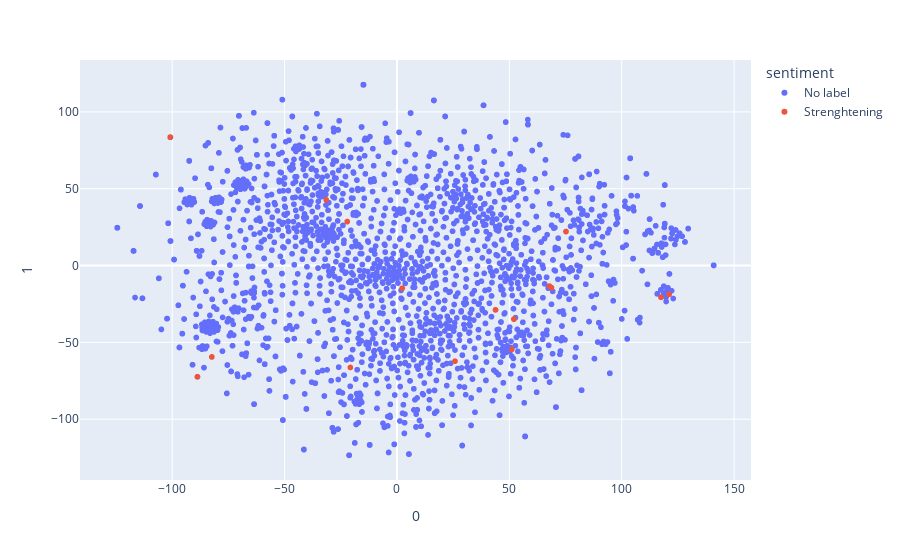

The notebook cell this image was saved under:
### Code cell
df = get_tsne_results(all_words_ft)
df["sentiment"] = df["sentiment"].fillna("No label")
df["sentiment"] = df["sentiment"].replace("Wzmacnianie", "Strenghtening")
fig = px.scatter(df, x=0, y=1, hover_data=df.columns, color="sentiment")
fig.show()

### Figure 1 — Plotly figure (JSON) as saved in the notebook; plotly's stock layout.template omitted (floating-point values rounded to 4 significant figures; data arrays with more than 128 entries replaced by an {"elided": "..."} marker saying what was removed)
{"data": [{"customdata": {"elided": "3303x2 str values"}, "hovertemplate": "sentiment=%{customdata[1]}<br>0=%{x}<br>1=%{y}<br>label=%{customdata[0]}<extra></extra>", "legendgroup": "No label", "marker": {"color": "#636efa", "symbol": "circle"}, "mode": "markers", "name": "No label", "showlegend": true, "type": "scattergl", "x": {"elided": "3303 float values"}, "xaxis": "x", "y": {"elided": "3303 float values"}, "yaxis": "y"}, {"customdata": [["by", "Strenghtening"], ["kto", "Strenghtening"], ["\"", "Strenghtening"], ["odbiorcow", "Strenghtening"], ["\"", "Strenghtening"], ["człowiek", "Strenghtening"], ["kojarzyć", "Strenghtening"], ["seks", "Strenghtening"], ["dziwić", "Strenghtening"], ["fakt", "Strenghtening"], ["zdrajca", "Strenghtening"], ["faszysty", "Strenghtening"], ["Ryju", "Strenghtening"], ["krystyna", "Strenghtening"], ["krystyna", "Strenghtening"], ["but", "Strenghtening"], ["dziwić", "Strenghtening"], ["zdrajca", "Strenghtening"], ["faszysty", "Strenghtening"]], "hovertemplate": "sentiment=%{customdata[1]}<br>0=%{x}<br>1=%{y}<br>label=%{customdata[0]}<extra></extra>", "legendgroup": "Strenghtening", "marker": {"color": "#EF553B", "symbol": "circle"}, "mode": "markers", "name": "Strenghtening", "showlegend": true, "type": "scattergl", "x": [-100.8, -88.76, 121.1, 2.331, 117.5, 51.11, -31.45, 25.83, -22.12, -82.36, 52.05, 43.86, 75.21, 67.86, 68.74, -20.72, -22.12, 52.05, 43.86], "xaxis": "x", "y": [83.56, -72.42, -18.69, -14.75, -20.68, -54.6, 42.76, -62.23, 28.61, -59.49, -34.87, -28.85, 22.15, -13.38, -14.38, -66.35, 28.61, -34.87, -28.85], "yaxis": "y"}], "layout": {"legend": {"title": {"text": "sentiment"}, "tracegroupgap": 0}, "margin": {"t": 60}, "xaxis": {"anchor": "y", "domain": [0, 1], "title": {"text": "0"}}, "yaxis": {"anchor": "x", "domain": [0, 1], "title": {"text": "1"}}}}
